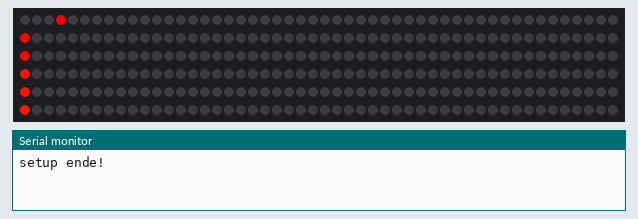
Bench run of a sketch on a simulated Arduino Uno, built with avr-gcc and run on an emulated ATmega328P. On the bench: 300 RGB LEDs in strip order, left to right, continuing on the next row, the last lines printed to the serial monitor. Dim RGB values are drawn brighter than linear. At 4.1 s the program stops and its outputs stay as they are.

Above: at 2.02 s.
At 2.52 s:
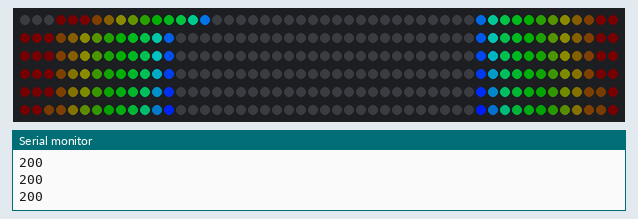
At 3.03 s:
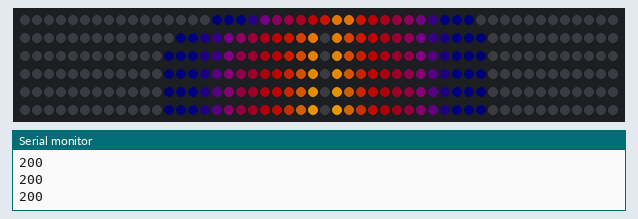
At 3.55 s:
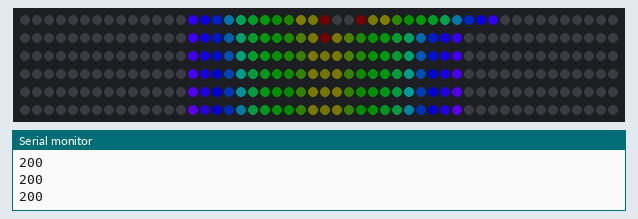
At 4.1 s:
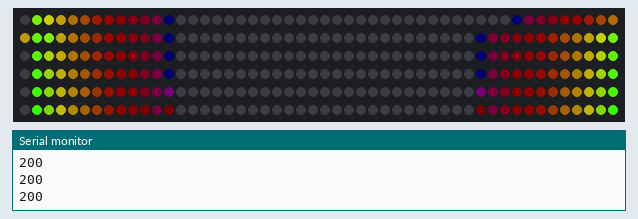

The sketch:

portal.ino
```cpp
#include "FastLED.h"
#include <SoftwareSerial.h>

#define NUM_LEDS 300 //Anzahl der leds der lichterkette
#define color CHSV(hue ++,255, 255); //farbe definieren (hue laesst die farbe wechseln)
#define DATA_PIN 6 //daten pin definieren

CRGBArray<NUM_LEDS> leds;
int segment = 0;
int hue;

void setup() {
   	delay(2000);
      FastLED.addLeds<WS2811, DATA_PIN, BRG>(leds, NUM_LEDS);
      Serial.begin(57600);
      while (!Serial) {
      ; // warten bis die serielle verbindung aufgebaut ist.
      }
      Serial.println("setup ende!"); //in der seriellen verbindung wird setup ende! angezeigt.
}
  int line1 = 3; //hier wird der start der 8 verschiedenen led segmente definiert.
  int line2 = 50;
  int line3 = 50;
  int line4 = 100;
  int line5 = 100;
  int line6 = 150;
  int line7 = 150;
  int line8 = 200;
  int line9 = 200;
  int line10 = 250;
  int line11 = 250;
  int line12 = 300;
  int var = 0;
// start der loop funktion
void loop() {
  scroll();
}

void scroll() {
  do {
    int bline1 = line1;
    int bline2 = line2;
    int bline3 = line3;
    int bline4 = line4;
    int bline5 = line5;
    int bline6 = line6;
    int bline7 = line7;
    int bline8 = line8;
    int bline9 = line9;
    int bline10 = line10;
    int bline11 = line11;
    int bline12 = line12;
    while(var < 50){
    leds[bline1] = color;
    leds[bline2] = color;
    leds[bline3] = color;
    leds[bline4] = color;
    leds[bline5] = color;
    leds[bline6] = color;
    leds[bline7] = color;
    leds[bline8] = color;
    leds[bline9] = color;
    leds[bline10] = color;
    leds[bline11] = color;
    leds[bline12] = color;
    FastLED.show();

    delay(30); //geschwindigkeit in der sich die leds bewegen.
    leds.fadeToBlackBy(80); //hier wird die zeit eingestellt, die es braucht bis die leds aus sind.
    Serial.println(line8);
    var ++; //hier wird eigestellt in welche richtung sich die leds bewegen.

    bline1 ++;
    bline2--;
    bline3++;
    bline4--;
    bline5++;
    bline6--;
    bline7++;
    bline8--;
    bline9++;
    bline10--;
    bline11++;
    bline12--;
  }
  } while(true);
}
```
